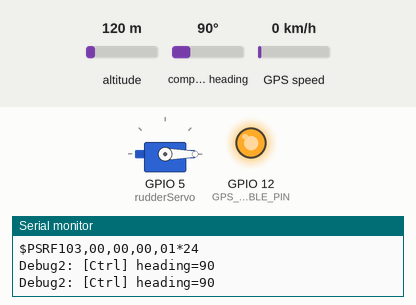
A sketch run on a simulated ESP32. Shown: servo, output pins drawn as LEDs (lit = HIGH), the last lines printed to the serial monitor. Wiring (inferred from the names in the program): CMPS compass at I2C address 0x60. Inputs (shaded band) come from the test bench; at power-on: compass heading 90°, altitude 120 m, GPS speed 0 km/h. The GPS gets a fix after 3 s at 37.7749, -122.4194 with 8 satellites.

Above: at 8.6 s.
8.7 s: compass heading set to 7°
At 10.5 s:
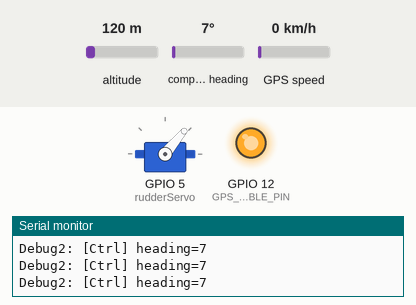
21.8 s: compass heading set to 180°
At 24.0 s:
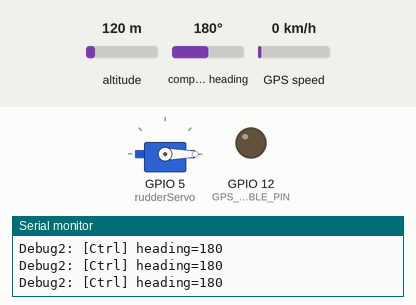
34.1 s: compass heading set to 352°
At 38.8 s:
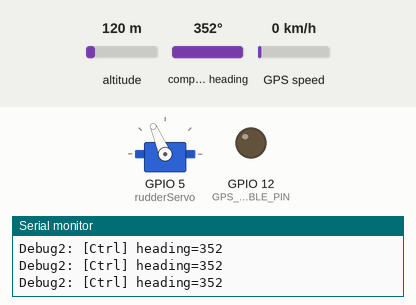
39.4 s: compass heading set to 217°
50.6 s: compass heading set to 210°
At 51.6 s:
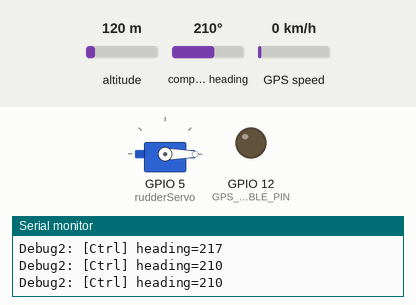
64.6 s: compass heading set to 269°
At 68.7 s:
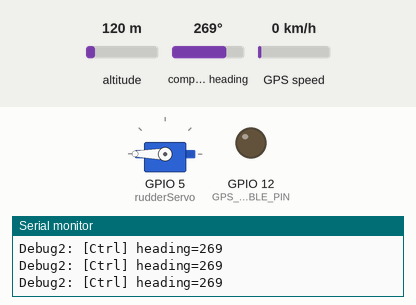
Timing chart, 0 to 70.2 s (numbered marks = the images above; inputs shaded):
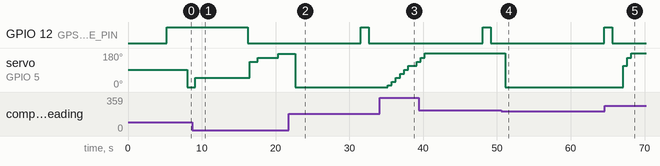

The sketch:

sppControlSystem.ino
```cpp
// (licence header left out)
#include <stdio.h>
//#include <Servo.h>
#include <ESP32Servo.h>
#include <Wire.h>
#include <HardwareSerial.h>
#include <math.h>

#include <WiFi.h>
#include <WiFiAP.h>
#include <AsyncUDP.h>


//Time.h became TimeLib.h as of version 1.6.1
#include "TimeLib.h"
#include "TinyGPS.h"

#define HMC6343_ADDRESS 0x19
#define HMC6343_HEADING_REG 0x50
#define GPS_ENABLE_PIN 12
#define CMPS12_ADDRESS 0x60

#define GPS_READ_INTERVAL 15 //how many seconds to leave between GPS reads
#define WP_THRESHOLD 15 //how close (in metres) should we get before we change waypoint?

#define rad2deg(x) (180/M_PI) * x
#define deg2rad(x) x * M_PI/180

Servo rudderServo; // create servo object to control a servo

//SoftwareSerial myDebug(7, 8);
HardwareSerial myDebug(1);

TinyGPS gps;

#define HEADING 0
#define WIND_DIR 1
#define ROLL 2
#define PITCH 3
#define RUDDER 4
#define SAIL 5
#define LAT 6
#define LON 7
#define TIME 8

#define DEBUG_CRITICAL 1 //really important messages that we don't want to ignore and are prepared to sacrifice execution speed to see
#define DEBUG_IMPORTANT 2 //fairly important messages that we probably want to see, but might cause issues with execution speed
#define DEBUG_MINOR 3 //less important messages that we can safely turn off to improve execution speed
#define DEBUG_VERBOSE 4 //Dan and Rosias debug messages

#define DEBUG_THRESHOLD DEBUG_VERBOSE //set to 0 to show no debugging messages

const char *ssid = "boat";
AsyncUDP udp;
byte ledState=0;

  struct Data{
    uint16_t heading;
    uint16_t wind_dir;
    int8_t roll;
    int8_t pitch;
    int8_t rudder;
    byte sail;
    float lat;
    float lon;
    long unixtime;
  }
  state;


//make printf work
static FILE uartout = {
  0}
;

static int uart_putchar (char c, FILE *stream)
{
  myDebug.write(c) ;
  return 0 ;
}

static void say(byte level, char* msg)
{
  if(level<=DEBUG_THRESHOLD)
  {
    myDebug.print("Debug");
    myDebug.print(level);
    myDebug.print(": [Ctrl] ");
    myDebug.println(msg);
  }
}

//debugging printf that prepends "Debug:" to everything and can be easily turned off
void dprintf(byte level, const char *fmt, ...)
{
  char outbuf[1024];

  if(level<=DEBUG_THRESHOLD)
  {
    printf("Debug%d: [Ctrl] ",level);
    va_list ap;
    va_start(ap, fmt);
    vsnprintf(outbuf,1024,fmt, ap);
    myDebug.print(outbuf);
    va_end(ap);
  }
}


void setup()
{
  //Serial.begin(9600); //baud rate makes no difference on 32u4

  Serial.begin(4800, SERIAL_8N1, 16, 17); //for GPS // 17 tx, 16 rx

  myDebug.begin(4800, SERIAL_8N1, 3, 1); //debug UART on GPIO 6 and 7
  say(DEBUG_MINOR, "Debug serial system set up");

  say(DEBUG_VERBOSE,"Control system start up");

  //required for printf
  //but not on ESP32
  //fdev_setup_stream (&uartout, uart_putchar, NULL, _FDEV_SETUP_WRITE);
  //stdout = &uartout ;
  dprintf(DEBUG_IMPORTANT,"Printf configured \r\n");

  delay(5000);

  say(DEBUG_IMPORTANT,"Setting up servos...");
  //Use .attach for setting up connection to the servo
  rudderServo.attach(5, 1060, 1920); // Attach, with the output limited
  // between 1000 and 2000 ms
  rudderServo.writeMicroseconds(1500);
  say(DEBUG_IMPORTANT,"Done");

  say(DEBUG_IMPORTANT,"Setting up I2C...");
  Wire.begin(); // Initialise i2c for compass
  say(DEBUG_IMPORTANT,"Done");

  say(DEBUG_IMPORTANT,"Setting up GPS...");
  pinMode(GPS_ENABLE_PIN, OUTPUT); //GPS on/off line
  //setup GPS
  digitalWrite(GPS_ENABLE_PIN,1);
  delay(1000);
  //turn off VTG
  Serial.println("$PSRF103,05,00,00,01*21\r");
  //turn off RMC
  Serial.println("$PSRF103,04,00,00,01*20\r");

  //turn off GSV
  Serial.println("$PSRF103,03,00,00,01*27\r");

  //turn off GSA
  Serial.println("$PSRF103,02,00,00,01*26\r");

  //turn off GLL
  Serial.println("$PSRF103,01,00,00,01*25\r");

  //turn off GGA
  Serial.println("$PSRF103,00,00,00,01*24\r");
  delay(1000);

  //leave GPS on to get its initial fix
  //digitalWrite(GPS_ENABLE_PIN,0);

  //setup WiFi
  say(DEBUG_IMPORTANT,"setting up WiFi");
  WiFi.softAP(ssid);
  IPAddress myIP = WiFi.softAPIP();

  say(DEBUG_IMPORTANT,"Done");

  say(DEBUG_IMPORTANT,"Setup Complete\n");
}

//computes an NMEA checksum
byte compute_checksum(char *data,byte length)
{
  byte computed_checksum=0;

  for (byte i = 0; i < length; i++)
  {
    computed_checksum = (byte)computed_checksum ^ (byte)data[i];
  }

  return computed_checksum;
}

//reads heading from HMC6343 compass
int readCompass() {
  unsigned char high_byte, low_byte, angle8;
  char pitch, roll;
  unsigned int heading;

  Wire.beginTransmission(CMPS12_ADDRESS);  //starts communication with CMPS12
  Wire.write(1);                     //Sends the register we wish to start reading from
  Wire.endTransmission();

  // Request 5 bytes from the CMPS12
  // this will give us the 8 bit bearing,
  // both bytes of the 16 bit bearing, pitch and roll
  Wire.requestFrom(CMPS12_ADDRESS, 5);

  while(Wire.available() < 5);        // Wait for all bytes to come back

  angle8 = Wire.read();               // Read back the 5 bytes
  high_byte = Wire.read();
  low_byte = Wire.read();
  pitch = Wire.read();
  roll = Wire.read();

  // heading is angle16
  heading = high_byte;                 // Calculate 16 bit angle
  heading <<= 8;
  heading += low_byte;

//  may need to reimplement this later
   heading=heading/10;
   roll=roll/10;
   pitch=pitch/10;

   myDebug.print("Heading = ");
   myDebug.print(heading);

// rewrite this to set state to our values
  state.roll=(int8_t)roll;
  state.pitch=(int8_t)pitch;
  state.heading=(uint16_t)heading;

  dprintf(DEBUG_IMPORTANT,"Heading: %d Roll: %d Pitch: %d\r\n",state.heading,state.roll,state.pitch);
  printf("heading=%d\r\n",heading);

  delay(100);

  return (int)heading; // Print the sensor readings to the serial port.
}

void readGPS() {
  unsigned long fix_age=9999,time,date;

  say(DEBUG_VERBOSE,"About to read GPS");
  digitalWrite(GPS_ENABLE_PIN,1); //turn the GPS on
  delay(1000);

  while(fix_age == TinyGPS::GPS_INVALID_AGE||fix_age>3000) //make sure the GPS has a fix, this might cause a wait the first time, but it should be quick any subsequent time
  {
    Serial.println("$PSRF103,04,01,00,01*21\r");
    dprintf(DEBUG_MINOR,"NMEA string: ");
    unsigned long start = millis();
    while(millis()<start+2000)
    {
      if(Serial.available())
      {
        int c = Serial.read();
        gps.encode(c);
        if(DEBUG_THRESHOLD>=DEBUG_MINOR)
        {
          myDebug.write(c);
        }
        if(c=='\n')
        {
          break;
        }
      }
    }
    gps.get_datetime(&date,&time,&fix_age);

    dprintf(DEBUG_MINOR,"fix age = %ld\r\n",fix_age);
    if(fix_age == TinyGPS::GPS_INVALID_AGE)
    {
      dprintf(DEBUG_IMPORTANT,"Invalid fix, fix_age=%ld\r\n",fix_age);
      say(DEBUG_IMPORTANT,"No GPS fix");
    }
  }

  digitalWrite(GPS_ENABLE_PIN,0); //turn the GPS off


  gps.get_datetime(&date,&time,&fix_age);
  gps.f_get_position(&state.lat,&state.lon,&fix_age);


  if(fix_age == TinyGPS::GPS_INVALID_AGE)
  {
    say(DEBUG_IMPORTANT,"Invalid fix");
  }

  else
  {

    say(DEBUG_IMPORTANT,"Fix Valid");
    dprintf(DEBUG_IMPORTANT,"lat=%ld lon=%ld\r\n",(long)(state.lat*1000),(long)(state.lon*1000));

    int year;
    byte month,day,hour,min,sec;
    unsigned long age;

    gps.crack_datetime(&year,&month,&day,&hour,&min,&sec,NULL,&age);

    setTime(hour,min,sec,day,month,year); //sets the time in the time library, lets us get unix time

  }

}

int mod(int value){ //keeps angles betweeen 0 and 360
  int newValue;
  if(value < 0){
    newValue = value + 360;
  }
  else if(value >= 360){
    newValue = value - 360;
  }
  else{
    newValue = value;
  }
  return newValue;
}

//calculates difference between two headings taking wrap around into account
int get_hdg_diff(int heading1,int heading2)
{
  int result;

  result = heading1-heading2;

  if(result<-180)
  {
    result = 360 + result;
    return result;
  }

  if(result>180)
  {
    result = 0 - (360-result);
  }

  return result;
}

void loop()
{
  say(DEBUG_VERBOSE, "Entered loop");
  unsigned long last_gps_read=0;
  unsigned long last_time=0,time_now=0;
  int wp_hdg=0;
  float wp_dist=0.0;
  int wp_num=0;

  float igain=0.01;
  float pgain=0.1;
  float running_err=0.0;
  int hdg_err=0;
  int relwind;

  long last_telemetry=0;
  #define TELEMETRY_INTERVAL 10
  #define TARGET_LOOP_INTERVAL 100 //number of milliseconds between loop intervals

  #define NUM_OF_WAYPOINTS 1


  float wp_lats[NUM_OF_WAYPOINTS];
  float wp_lons[NUM_OF_WAYPOINTS];

  wp_lats[0]=52.4;
  wp_lons[0]=-4.4;


  while(1)
  {

    //make loop execute at constant speed
    time_now=millis();

    if(time_now-last_time>0&&time_now-last_time<TARGET_LOOP_INTERVAL)
    {
      delay(TARGET_LOOP_INTERVAL-(time_now-last_time));
    }

    last_time=millis();

    say(DEBUG_VERBOSE, "reading compass");
    readCompass();
    say(DEBUG_VERBOSE, "finished reading compass");
    //state.wind_dir=getTrueWind();        {

    //no wind sensor, so just use a fixed wind direction
    state.wind_dir=270;

    relwind=mod(state.wind_dir - state.heading);

    say(DEBUG_VERBOSE, "may read gps");
    if(millis()-last_gps_read>(GPS_READ_INTERVAL*1000)||millis()<last_gps_read) //read the GPS at the specified interval or whenever the millis count wraps around
    {
      say(DEBUG_VERBOSE,"Reading GPS");
      readGPS();
      wp_hdg = (int) TinyGPS::course_to(state.lat, state.lon, wp_lats[wp_num],wp_lons[wp_num]);
      wp_dist = TinyGPS::distance_between(state.lat, state.lon, wp_lats[wp_num],wp_lons[wp_num]);
      if(wp_dist<WP_THRESHOLD)
      {
        wp_num++;
        if(wp_num==NUM_OF_WAYPOINTS) //reached last waypoint already
        {
          wp_num--;
        }
        else //reached new waypoint
        {
          wp_hdg = (int) TinyGPS::course_to(state.lat, state.lon,wp_lats[wp_num],wp_lons[wp_num]);
          wp_dist = TinyGPS::distance_between(state.lat, state.lon, wp_lats[wp_num],wp_lons[wp_num]);
        }
      }
      last_gps_read=millis();
    }

    say(DEBUG_VERBOSE, "Finished possible gps read");

    //sail logic
    //sailLogic(relwind);

    //rudder logic
    hdg_err = get_hdg_diff(wp_hdg,state.heading);

    running_err = running_err + (float)hdg_err;
    if (abs(running_err > 4000))
    {
      running_err = 4000; // limit integral component
    }
    running_err = running_err * 0.9;

    /*dprintf("hdg_err = %d running_err = ",hdg_err);
    myDebug.println(running_err);*/

    state.rudder = (int) round((pgain * (float)hdg_err) + (igain * running_err));
    if(state.rudder<-5)
    {
      state.rudder=-5;
    }
    else if(state.rudder>5)
    {
      state.rudder=5;
    }

    say(DEBUG_VERBOSE, "correcting rudder");
    rudderServo.writeMicroseconds(1500+(state.rudder*100));

    say(DEBUG_VERBOSE, "possible telemetry incoming:");
    if(last_telemetry+(TELEMETRY_INTERVAL*1000)<millis())
    {
      char msgbuf[255];
      char nmeadata[80];
      char checksum;

      //generate key value telemetry packet
      snprintf(msgbuf,254,"time=%ld lat=%.4f lon=%.4f hdg=%d hdg_err=%d roll=%d pitch=%d rudder=%d wp_num=%d wp_hdg=%d wp_dist=%ld ",now(),state.lat,state.lon,state.heading,hdg_err,state.roll,state.pitch,state.rudder,wp_num,wp_hdg,(long)wp_dist);
      say(DEBUG_CRITICAL,msgbuf);
      udp.broadcastTo(msgbuf,1234);

      //generate compass NMEA string
      snprintf(nmeadata,79,"HDM,%d.0,M",state.heading);
      checksum=compute_checksum(nmeadata,strlen(nmeadata));
      snprintf(msgbuf,254,"$%s*%X\n",nmeadata,checksum);
      say(DEBUG_CRITICAL, msgbuf);
      udp.broadcastTo(msgbuf,10000);

      //generate GPS NMEA string
      char timestr[7];
      char hemNS;
      char hemEW;
      char latstr[10]; //DDMM.MMMM0
      char lonstr[11]; //DDDMM.MMMM0
      int degrees;
      float minutes;
      //generate time
      snprintf(timestr,6,"%2d%2d%2d",hour(),minute(),second());

      //generate lat/lon
      degrees = abs((int) state.lat);
      minutes = (fabs(state.lat) - (float)degrees) * 60.0;
      snprintf(latstr,9,"%2d%2.4f",degrees,minutes);
      //get the hemisphere north/south
      if (state.lat>0) {
        hemNS = 'N';
      }
      else {
        hemNS = 'S';
      }

      degrees = abs((int) state.lon);
      minutes = (fabs(state.lon) - (float)degrees) * 60.0;
      snprintf(lonstr,10,"%3d%2.4f",degrees,minutes);
      //get the hemisphere east/east
      if (state.lon>0) {
        hemEW = 'E';
      }
      else {
        hemEW = 'W';
      }

      //$GPGLL,LATMM.MMMM,N/S,LONMM.MMMM,E/W,HHMMSS,A,*SUM
      snprintf(nmeadata,79,"GPGLL,%s,%c,%s,%c,%s,A%",latstr,hemNS,lonstr,hemEW,timestr);
      checksum=compute_checksum(nmeadata,strlen(nmeadata));
      snprintf(msgbuf,254,"$%s*%X\n",nmeadata,checksum);

      say(DEBUG_CRITICAL, msgbuf);
      //send to UDP port 10000
      udp.broadcastTo(msgbuf,10000);


      if(DEBUG_THRESHOLD>=DEBUG_CRITICAL)
      {
        myDebug.print("lat=");
        myDebug.print(state.lat,5);
        myDebug.print(" lon=");
        myDebug.print(state.lon,5);
        myDebug.print(" wplat=");
        myDebug.print(wp_lats[wp_num],5);
        myDebug.print(" wplon=");
        myDebug.print(wp_lons[wp_num],5);
        myDebug.print(" running_err=");
        myDebug.println(running_err);
      }

      last_telemetry=millis();
    }
  }
}
```

Measured:
- the behaviour switches between 214 and 213° on compass heading (found by bisection; images 3 and 4)
- after the input at 8.7 s, servo on GPIO 5 (rudderServo): 0° → 50° after 0.41 s, → 134° 7.4 s later, → 155° 1.1 s later, → 176° 2.7 s later
- after the input at 21.8 s, servo on GPIO 5 (rudderServo): 176° → 0° after 0.84 s
- after the input at 34.1 s, servo on GPIO 5 (rudderServo): moves from 0° to 134° over 3.9 s, starting after 1.1 s
- after the input at 50.6 s, servo on GPIO 5 (rudderServo): 180° → 0° after 0.50 s
- after the input at 64.6 s, servo on GPIO 5 (rudderServo): 0° → 113° after 2.5 s, → 155° 0.56 s later, → 180° 0.56 s later
